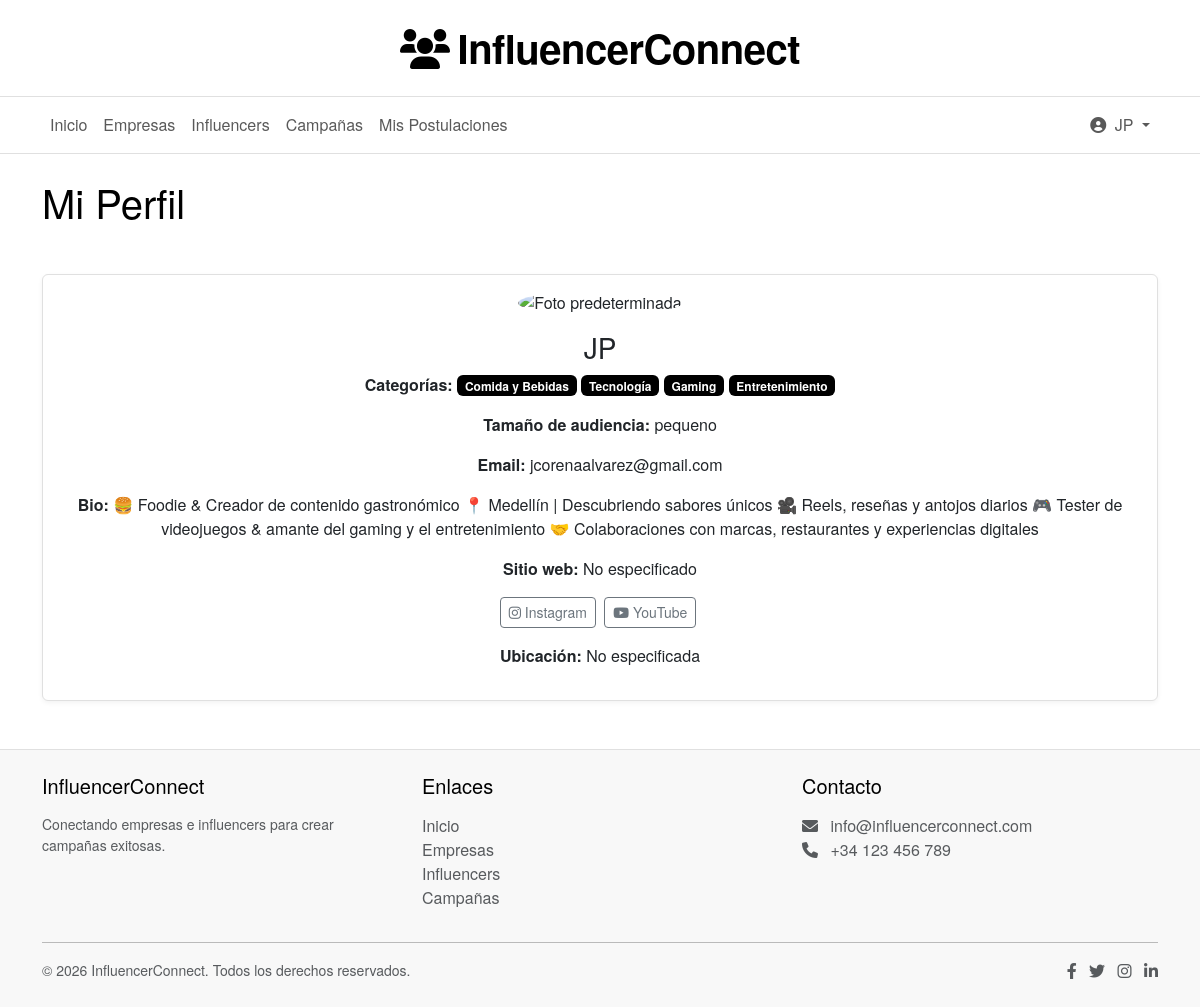
The page /profiles/view/ (signed in) on the database its author committed.
### users/models.py (models this page shows, shortened)
class CustomUser(AbstractUser):
    USER_TYPE_CHOICES = (
        ('empresa', 'Empresa'),
        ('influencer', 'Influencer'),
    )
    email = models.EmailField(_('email address'), unique=True)
    user_type = models.CharField(max_length=10, choices=USER_TYPE_CHOICES)
    profile_picture = models.ImageField(upload_to='profile_pictures/', blank=True, null=True)
    USERNAME_FIELD = 'email'
    REQUIRED_FIELDS = ['username', 'user_type']

### profiles/models.py (models this page shows, shortened)
class Category(models.Model):
    name = models.CharField(max_length=100, unique=True)

class InfluencerProfile(models.Model):
    profile = models.OneToOneField(Profile, on_delete=models.CASCADE, related_name='influencer')
    categories = models.ManyToManyField('Category', blank=True, related_name='influencers')
    platforms = models.CharField(max_length=200, blank=True)
    audience_size = models.CharField(max_length=10, choices=(
        ('micro', 'Micro (1K-10K seguidores)'),
        ('pequeno', 'Pequeño (10K-50K seguidores)'),
        ('medio', 'Medio (50K-100K seguidores)'),
        ('grande', 'Grande (100K-500K seguidores)'),
        ('macro', 'Macro (500K-1M seguidores)'),
        ('mega', 'Mega (1M+ seguidores)'),
    ))
    profile_photo = models.ImageField(upload_to='images/', blank=True, null=True)
    bio = models.TextField(blank=True)
    instagram_url = models.URLField("Instagram URL", blank=True, null=True)
    youtube_url = models.URLField("YouTube URL", blank=True, null=True)
    facebook_url = models.URLField("Facebook URL", blank=True, null=True)
    x_url = models.URLField("X (Twitter) URL", blank=True, null=True)

class Profile(models.Model):
    user = models.OneToOneField(settings.AUTH_USER_MODEL, on_delete=models.CASCADE, related_name='profile')
    profile_picture = models.ImageField(upload_to='images/', default='images/descargar.png')  # Ajuste en la ruta predeterminada
    bio = models.TextField(max_length=500, blank=True)
    website = models.URLField(max_length=200, blank=True)
    location = models.CharField(max_length=100, blank=True)
    date_created = models.DateTimeField(auto_now_add=True)

### profiles/views.py (the view)
# urls.py: path('view/', views.view_profile, name='view_profile'),
@login_required
def view_profile(request):
    return render(request, 'profiles/view_profile.html', {
        'user': request.user,
        'company': getattr(request.user.profile, 'company', None),
        'influencer': getattr(request.user.profile, 'influencer', None),
    })

### templates/profiles/view_profile.html (shortened to what this page needs)
{% extends 'base.html' %}
{% load static %}
{% block content %}
<div class="container mt-4">
    <h1 class="mb-4">Mi Perfil</h1>
    {% if user.profile.influencer %}
        <div class="card mt-5">
            <div class="card-body text-center">
                <img src="https://images.icon-icons.com/3217/PNG/512/user_avatar_profile_person_man_icon_196571.png" class="img-fluid rounded-circle mb-3" alt="Foto predeterminada" style="width: 150px; height: 150px;">
                <h3>{{ user.username }}</h3>
                <p><strong>Categorías:</strong>
                    {% if user.profile.influencer.categories.all %}
                        {% for category in user.profile.influencer.categories.all %}
                            <span class="badge bg-primary">{{ category.name }}</span>
                        {% endfor %}
                    {% else %}
                        No especificadas
                    {% endif %}
                </p>
                <p><strong>Tamaño de audiencia:</strong> {{ user.profile.influencer.audience_size }}</p>
                <p><strong>Email:</strong> {{ user.email }}</p>
                <p><strong>Bio:</strong> {{ user.profile.bio|default:"No especificada" }}</p>
                <p><strong>Sitio web:</strong>
                    {% if user.profile.website %}
                        <a href="{{ user.profile.website }}" target="_blank">{{ user.profile.website }}</a>
                    {% else %}
                        No especificado
                    {% endif %}
                </p>
                <div class="mb-3">
                    {% if user.profile.influencer.instagram_url %}
                        <a href="{{ user.profile.influencer.instagram_url }}" target="_blank" class="btn btn-outline-secondary btn-sm me-1">
                            <i class="fab fa-instagram"></i> Instagram
                        </a>
                    {% endif %}
                    {% if user.profile.influencer.youtube_url %}
                        <a href="{{ user.profile.influencer.youtube_url }}" target="_blank" class="btn btn-outline-secondary btn-sm me-1">
                            <i class="fab fa-youtube"></i> YouTube
                        </a>
                    {% endif %}
                </div>
                <p><strong>Ubicación:</strong> {{ user.profile.location|default:"No especificada" }}</p>
            </div>
        </div>
    {% endif %}
</div>
{% endblock %}

### templates/base.html (shortened to what this page needs)
<!DOCTYPE html>
<html lang="es">
<head>
    <link href="https://cdn.jsdelivr.net/npm/bootstrap@5.3.0-alpha1/dist/css/bootstrap.min.css" rel="stylesheet">
    <link href="https://cdn.jsdelivr.net/npm/bootstrap@5.3.0/dist/css/bootstrap.min.css" rel="stylesheet">
    <link rel="stylesheet" href="https://cdnjs.cloudflare.com/ajax/libs/font-awesome/6.0.0/css/all.min.css">
</head>
<body>
    <header class="site-header">
        <div class="container">
            <h1 class="site-title">
                <i class="fas fa-users"></i>InfluencerConnect
            </h1>
        </div>
    </header>
    <nav class="main-navigation navbar navbar-expand-lg navbar-light">
        <div class="container">
            <div class="collapse navbar-collapse" id="navbarNav">
                <ul class="navbar-nav me-auto">
                    <li class="nav-item">
                        <a class="nav-link" href="{% url 'home' %}">Inicio</a>
                    </li>
                    <li class="nav-item">
                        <a class="nav-link" href="{% url 'profiles:company_list' %}">Empresas</a>
                    </li>
                    <li class="nav-item">
                        <a class="nav-link" href="{% url 'profiles:influencer_list' %}">Influencers</a>
                    </li>
                    <li class="nav-item">
                        <a class="nav-link" href="{% url 'campaigns:campaign_list' %}">Campañas</a>
                    </li>
                    {% if user.is_authenticated and user.user_type == 'influencer' %}
                        <li class="nav-item">
                            <a class="nav-link" href="{% url 'campaigns:influencer_applications' %}">Mis Postulaciones</a>
                        </li>
                    {% endif %}
                </ul>
                <ul class="navbar-nav">
                    {% if user.is_authenticated %}
                        <li class="nav-item dropdown">
                            <a class="nav-link dropdown-toggle" href="#" id="navbarDropdown" role="button" data-bs-toggle="dropdown">
                                <i class="fas fa-user-circle me-1"></i>
                                {{ user.username }}
                            </a>
                        </li>
                    {% endif %}
                </ul>
            </div>
        </div>
    </nav>
    {% block content %}{% endblock %}
    <footer class="py-4 mt-5">
        <div class="container">
            <div class="row">
                <div class="col-md-4 mb-3 mb-md-0">
                    <h5 class="mb-3">InfluencerConnect</h5>
                    <p class="small text-muted">Conectando empresas e influencers para crear campañas exitosas.</p>
                </div>
                <div class="col-md-4 mb-3 mb-md-0">
                    <h5 class="mb-3">Enlaces</h5>
                    <ul class="list-unstyled">
                        <li><a href="{% url 'home' %}" class="text-decoration-none text-muted">Inicio</a></li>
                        <li><a href="{% url 'profiles:company_list' %}" class="text-decoration-none text-muted">Empresas</a></li>
                        <li><a href="{% url 'profiles:influencer_list' %}" class="text-decoration-none text-muted">Influencers</a></li>
                        <li><a href="{% url 'campaigns:campaign_list' %}" class="text-decoration-none text-muted">Campañas</a></li>
                    </ul>
                </div>
                <div class="col-md-4">
                    <h5 class="mb-3">Contacto</h5>
                    <ul class="list-unstyled text-muted">
                        <li><i class="fas fa-envelope me-2"></i> info@influencerconnect.com</li>
                        <li><i class="fas fa-phone me-2"></i> +34 123 456 789</li>
                    </ul>
                </div>
            </div>
            <hr>
            <div class="d-flex justify-content-between align-items-center">
                <p class="small text-muted mb-0">&copy; {% now "Y" %} InfluencerConnect. Todos los derechos reservados.</p>
                <div>
                    <a href="#" class="text-muted me-2"><i class="fab fa-facebook-f"></i></a>
                    <a href="#" class="text-muted me-2"><i class="fab fa-twitter"></i></a>
                    <a href="#" class="text-muted me-2"><i class="fab fa-instagram"></i></a>
                    <a href="#" class="text-muted"><i class="fab fa-linkedin-in"></i></a>
                </div>
            </div>
        </div>
    </footer>
</body>
</html>

### templates/base.html (style rules this page uses)
:root { --primary-color: #000000; --primary-hover: #333333; --secondary-color: #666666; --background-color: #ffffff; --text-color: #000000; --border-color: #e0e0e0; }
body { font-family: 'Helvetica Neue', Arial, sans-serif; color: var(--text-color); background-color: var(--background-color); }
.bg-primary { background-color: var(--primary-color) !important; }
.site-header { text-align: center; padding: 1.5rem 0; background-color: var(--background-color); border-bottom: 1px solid var(--border-color); }
.site-title { font-size: 2.5rem; font-weight: 700; color: var(--primary-color); margin: 0; letter-spacing: -0.5px; }
.site-title i { margin-right: 0.5rem; }
.main-navigation { background-color: var(--background-color); border-bottom: 1px solid var(--border-color); }
.card { border: 1px solid var(--border-color); box-shadow: 0 2px 5px rgba(0,0,0,0.05) !important; }
footer { background-color: #f8f8f8 !important; border-top: 1px solid var(--border-color) !important; }

### rows shown on the page
CustomUser: username "JP", profile.influencer.audience_size "pequeno", email "jcorenaalvarez@gmail.com", profile.bio "🍔 Foodie & Creador de contenido gastronómico 📍 Medellín | Descubriendo sabores únicos 🎥 Reels, reseñas y antojos diarios 🎮 Tester de videojuegos & amante del gaming y el entretenimiento 🤝 Colaboraciones con marcas, restaurantes y experiencias digitales", profile.location "No especificada"
Category: name "Comida y Bebidas"
Category: name "Tecnología"
Category: name "Gaming"
Category: name "Entretenimiento"
